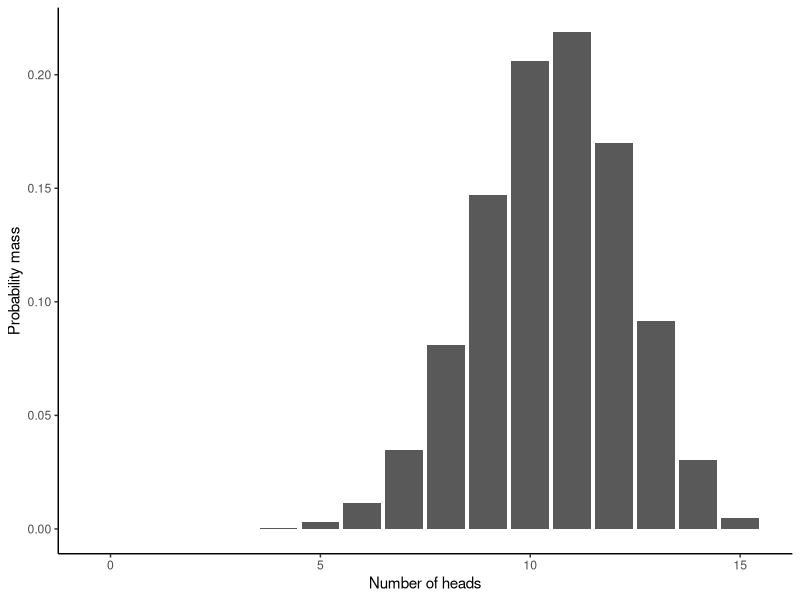
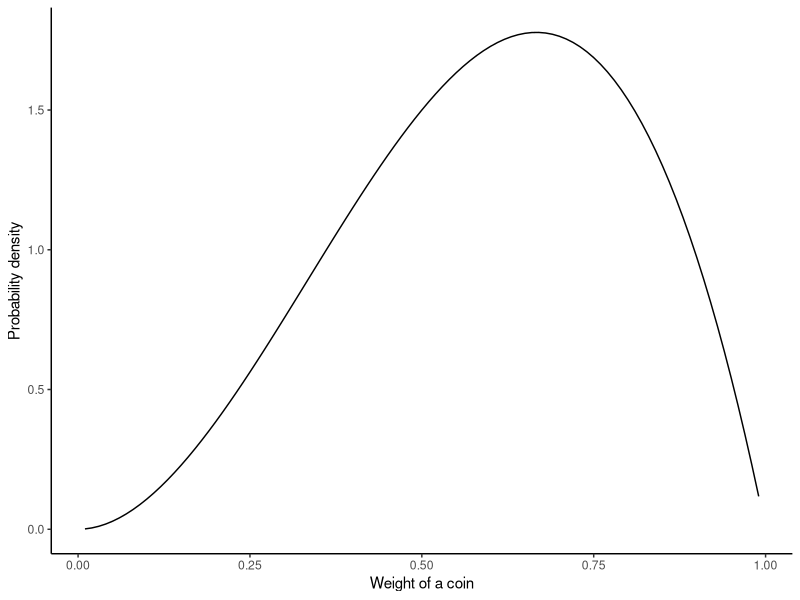
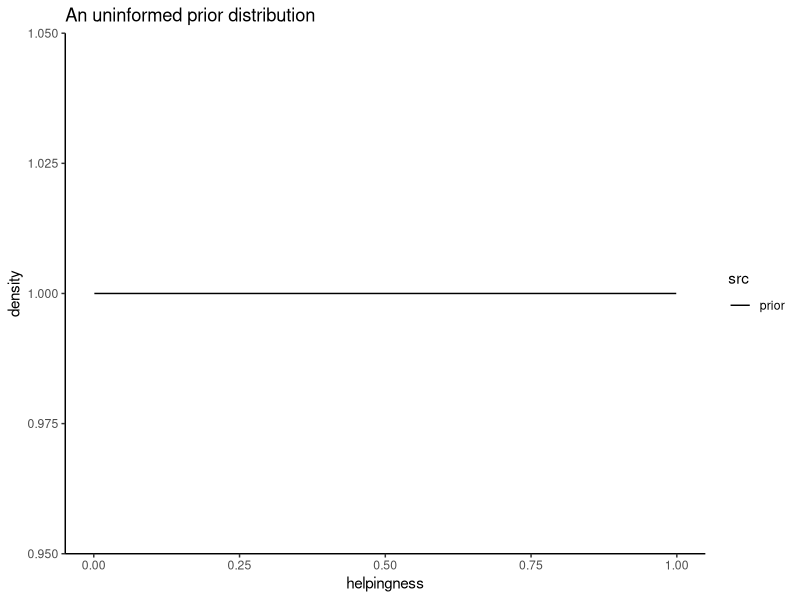
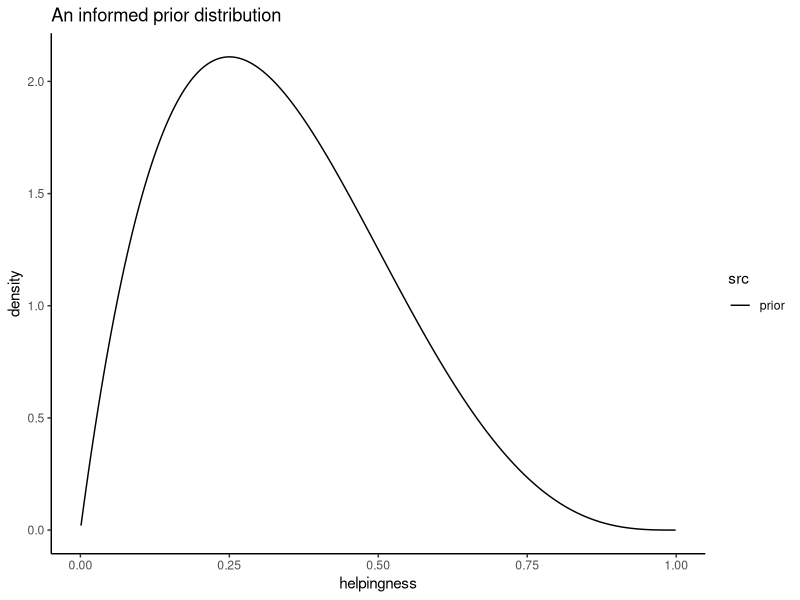
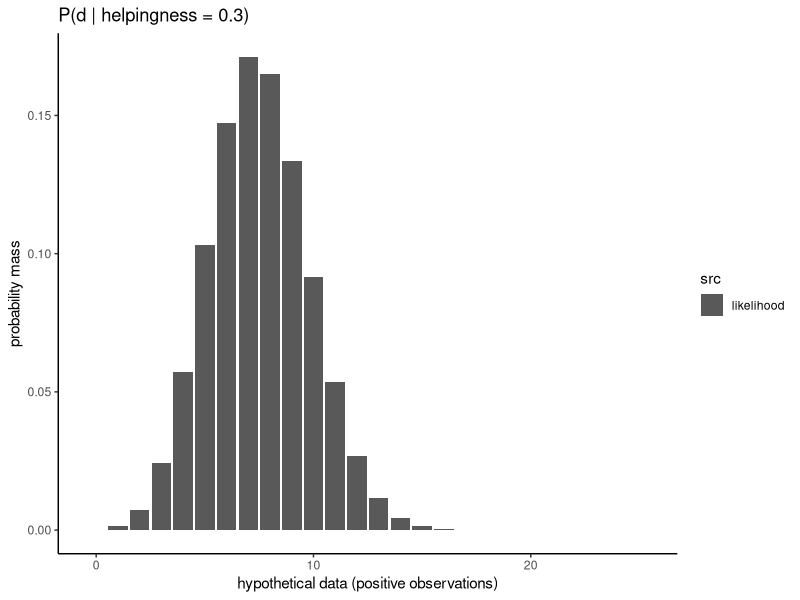
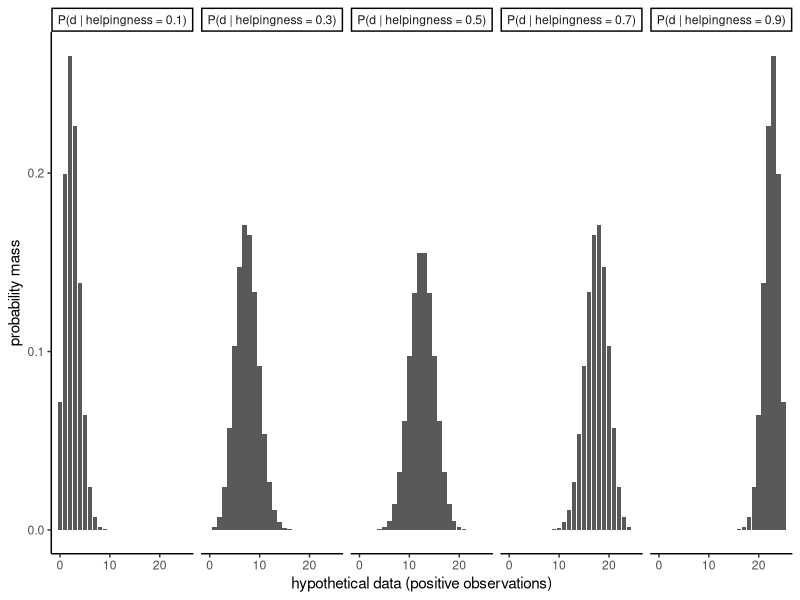
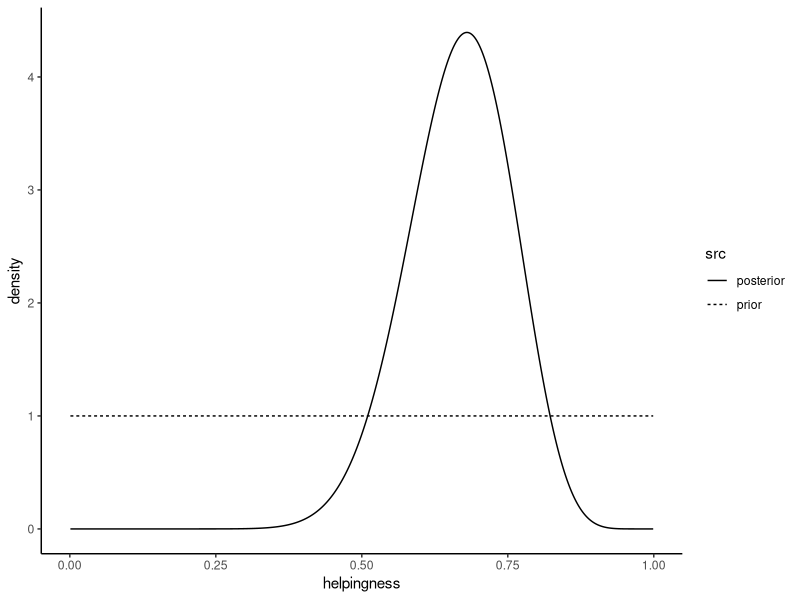
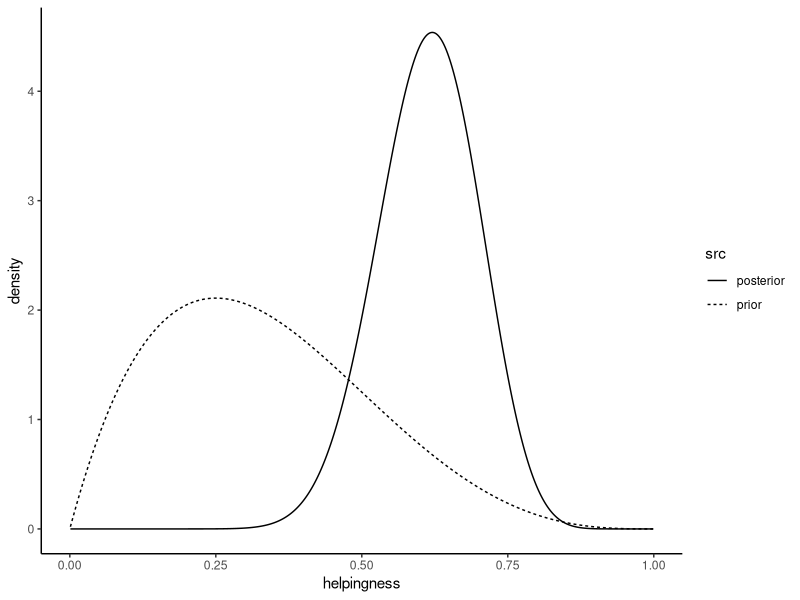

Recreate these plots in R, in order.
## ---- chunk 1
library(knitr)
library(tidyverse)
opts_chunk$set(echo=TRUE,
               warning=FALSE, message=FALSE,
               cache=FALSE)
## ---- chunk 2
possible_outcomes = seq(0, 15)

data.frame(x = possible_outcomes,
           y = dbinom(x= possible_outcomes, size = 15, prob = 0.7) ) %>%
  ggplot(., aes( x, y))+
  geom_col()+
  labs(x = "Number of heads", y = "Probability mass")+
  theme_classic()
## ---- chunk 3
possible_probabilities = seq(0.01, 0.99, 0.01)

data.frame(x = possible_probabilities,
           y = dbeta(x= possible_probabilities, shape1 = 3, shape2 = 2) ) %>%
  ggplot(., aes( x, y))+
  geom_line()+
  labs(x = "Weight of a coin", y = "Probability density")+
  theme_classic()
## ---- chunk 4
prior_parameters <- list(shape1 = 1, shape2 = 1) # as shape1 increases, the prior will favor higher numbers; as shape2 increases, the prior will favor lower numbers

bins <- seq(0.001, 0.999, 0.001)

data.frame(
  src = rep("prior", length(bins)),
  helpingness = bins,
  density = dbeta(x = bins, shape1 = prior_parameters$shape1,
          shape2 = prior_parameters$shape2)
) %>%
  ggplot(., aes( x = helpingness, y = density, linetype = src))+
  geom_line()+
  ggtitle("An uninformed prior distribution")+
  theme_classic()

## ---- chunk 5
prior_parameters <- list(shape1 = 2, shape2 = 4) # as shape1 increases, the prior will favor higher numbers; as shape2 increases, the prior will favor lower numbers

data.frame(
  src = rep("prior", length(bins)),
  helpingness = bins,
  density = dbeta(x = bins, shape1 = prior_parameters$shape1,
          shape2 = prior_parameters$shape2)
) %>%
  ggplot(., aes( x = helpingness, y = density, linetype = src))+
  geom_line()+
  ggtitle("An informed prior distribution") +
  theme_classic()

## ---- chunk 6
hypothetical_true_population_parameter <- 0.3
data_bins <- seq(0, 25, 1)

data.frame(
  src = rep("likelihood", length(data_bins)),
  x = data_bins,
  prob = dbinom(x = data_bins, size = 25, p = hypothetical_true_population_parameter)
) %>%
  ggplot(., aes( x = x, y = prob, linetype = src))+
  geom_col()+
  xlab("hypothetical data (positive observations)")+
  ylab("probability mass")+
  ggtitle(paste("P(d | helpingness = ",hypothetical_true_population_parameter ,")", sep = ""))+
  theme_classic()
## ---- chunk 7
hypothetical_true_population_parameter <- 0.3
data_bins <- seq(0, 25, 1)

data.frame(
  src = paste("P(d | helpingness = ", c(
    rep(0.1, length(data_bins)),
    rep(0.3, length(data_bins)),
    rep(0.5, length(data_bins)),
    rep(0.7, length(data_bins)),
    rep(0.9, length(data_bins))
  ), ")", sep = ""),
  x = c(data_bins,data_bins,data_bins,data_bins,data_bins),
  prob = c(
    dbinom(x = data_bins, size = 25, p = 0.1),
    dbinom(x = data_bins, size = 25, p = 0.3),
    dbinom(x = data_bins, size = 25, p = 0.5),
    dbinom(x = data_bins, size = 25, p = 0.7),
    dbinom(x = data_bins, size = 25, p = 0.9)
    )
) %>%
  ggplot(., aes( x = x, y = prob))+
  geom_col()+
  xlab("hypothetical data (positive observations)")+
  ylab("probability mass")+
  facet_wrap(~src, nrow = 1)+
  theme_classic()
## ---- chunk 8
prior_parameters <- list(shape1 = 1, shape2 = 1) # as shape1 increases, the prior will favor higher numbers; as shape2 increases, the prior will favor lower numbers

observed_data <- 17
number_of_observations <- 25

# this example is a classic Beta-Binomial problem, where the posterior distribution can be computed analytically
posterior_parameters <- list(
  shape1 = prior_parameters$shape1 + observed_data,
  shape2 = prior_parameters$shape2 + number_of_observations - observed_data
  )

bins <- seq(0.001, 0.999, 0.001)

data.frame(
  src = c(
    rep("posterior",length(bins)),
    rep("prior", length(bins))
    ),
  helpingness = c(bins, bins),
  density = c(
    dbeta(x = bins, shape1 = posterior_parameters$shape1,
          shape2 = posterior_parameters$shape2),
    dbeta(x = bins, shape1 = prior_parameters$shape1,
          shape2 = prior_parameters$shape2)
  )
) -> df_posterior


df_posterior %>%
  ggplot(., aes( x = helpingness, y = density, linetype = src))+
  geom_line()+
  theme_classic()

## ---- chunk 9
df_posterior %>%
  filter(src == "posterior") %>%
  summarize(
    MAP = helpingness[which.max(density)]
  )
## ---- chunk 10
df_posterior %>%
  filter(src == "posterior") %>%
  mutate(norm_prob = density / sum(density)) %>% # this calculation is technically an integral (not a sum), but we can approximate it by normalizing the density values into probabilities
  filter(helpingness > 0.5) %>%
  summarize(
    prob_gt_0.5 = sum(norm_prob)
  )

# since the posterior is analytically computed and we know (from mathematical analysis) that the shape of the posterior is a Beta distribution, we can also calculate this probability using the `pbeta` function

# 1 - pbeta(0.5, posterior_parameters$shape1, posterior_parameters$shape2)
## ---- chunk 11
qbeta(p = c(0.025, 0.975),
      shape1 = posterior_parameters$shape1,
      shape2 = posterior_parameters$shape2)
## ---- chunk 12
informed_prior_parameters <- list(shape1 = 2, shape2 = 4) # as shape1 increases, the prior will favor higher numbers; as shape2 increases, the prior will favor lower numbers

observed_data <- 17
number_of_observations <- 25

# this example is a classic Beta-Binomial problem, where the posterior distribution can be computed analytically
informed_posterior_parameters <- list(
  shape1 = informed_prior_parameters$shape1 + observed_data,
  shape2 = informed_prior_parameters$shape2 + number_of_observations - observed_data
  )

bins <- seq(0.001, 0.999, 0.001)

data.frame(
  src = c(
    rep("posterior",length(bins)),
    rep("prior", length(bins))
    ),
  helpingness = c(bins, bins),
  density = c(
    dbeta(x = bins,
          shape1 = informed_posterior_parameters$shape1,
          shape2 = informed_posterior_parameters$shape2),
    dbeta(x = bins,
          shape1 = informed_prior_parameters$shape1,
          shape2 = informed_prior_parameters$shape2)
  )
) -> df_posterior_informed


df_posterior_informed %>%
  ggplot(., aes( x = helpingness, y = density, linetype = src))+
  geom_line()+
  theme_classic()
## ---- chunk 13
df_posterior_informed %>%
  filter(src == "posterior") %>%
  summarize(
    MAP = helpingness[which.max(density)]
  )
## ---- chunk 14
df_posterior_informed %>%
  filter(src == "posterior") %>%
  mutate(norm_prob = density / sum(density)) %>% # this calculation is technically an integral (not a sum), but we can approximate it by normalizing the density values into probabilities
  filter(helpingness > 0.5) %>%
  summarize(
    prob_gt_0.5 = sum(norm_prob)
  )
## ---- chunk 15
qbeta(p = c(0.025, 0.975),
      shape1 = informed_posterior_parameters$shape1,
      shape2 = informed_posterior_parameters$shape2)
